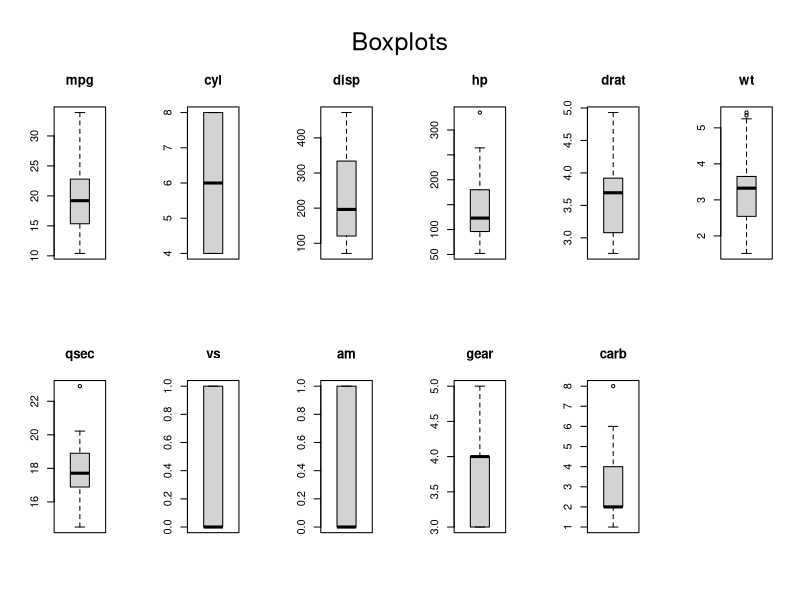
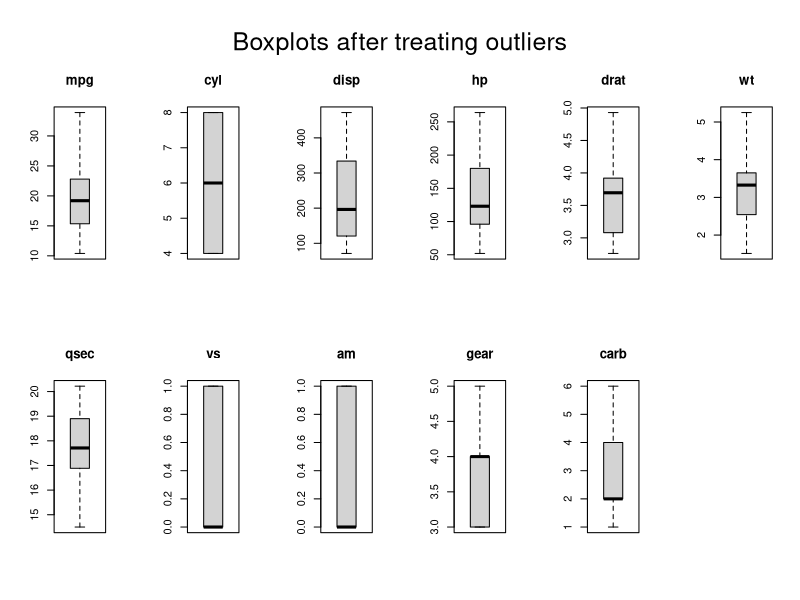
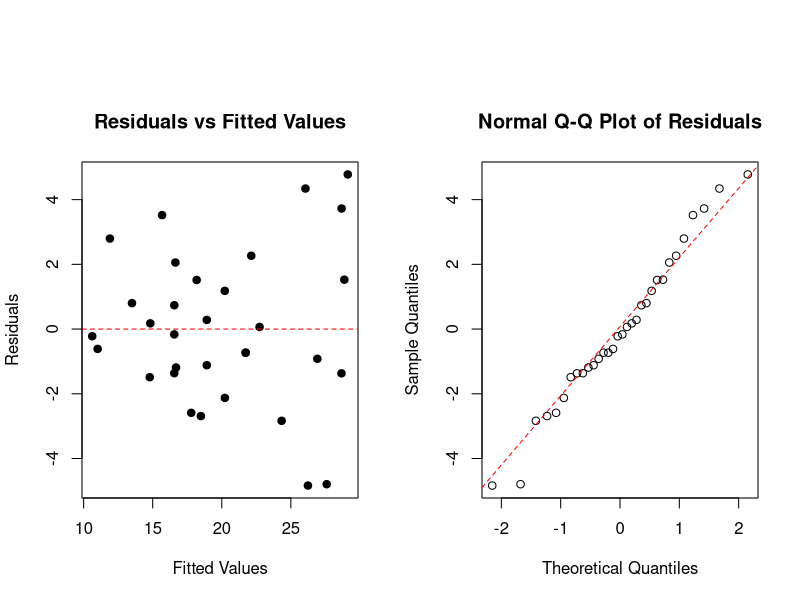

Recreate these plots in R, in order.
data(mtcars)
dim(mtcars)
# Function to draw boxplots
plot_boxplot = function(df){
  par(mfrow = c(2,6))
  for(i in 1:ncol(df)){
    boxplot(df[,i], main = colnames(df)[i])
  }
}
# Boxplots before treating outliers
par(oma = c(0,0,4,0), mfrow = c(2,6))
plot_boxplot(mtcars)
mtext("Boxplots", outer = TRUE, cex = 1.5)
# Treat outliers in selected variables
for(i in c("hp", "wt", "qsec", "carb")){
  out = boxplot.stats(mtcars[, i])$out
  index = which(mtcars[, i] %in% out)
  mtcars[index, i] = max(mtcars[-index, i])
}
# Boxplots after treating outliers
plot_boxplot(mtcars)
mtext("Boxplots after treating outliers", outer = TRUE, cex = 1.5)



# Fit multiple regression model
model = lm(mpg ~ ., data = mtcars)
summary(model)
# Correlation matrix
corr_mat = cor(mtcars)
print(corr_mat)


# Check multicollinearity
library(car)
vif(model)
# Remove variables with high VIF one by one
mtcars.new = mtcars
mtcars.new$wt = NULL
model1 = lm(mpg ~ ., data = mtcars.new)
vif(model1)
mtcars.new$cyl = NULL
model2 = lm(mpg ~ ., data = mtcars.new)
vif(model2)
mtcars.new$hp = NULL
model3 = lm(mpg ~ ., data = mtcars.new)
vif(model3)
# Final model summary
summary(model3)



# Parsimonious Model Selection
# Full model using variables after removing multicollinearity
full_model = lm(mpg ~ ., data = mtcars.new)
# Null model means model with intercept only
null_model = lm(mpg ~ 1, data = mtcars.new)
# 1. Forward Selection
forward_model = step( null_model, scope = list(lower = null_model, upper = full_model), direction = "forward")
summary(forward_model)
# 2. Backward Selection
backward_model = step( full_model, direction = "backward")
summary(backward_model)
# 3. Stepwise Selection
stepwise_model = step( null_model, scope = list(lower = null_model, upper = full_model), direction = "both")
summary(stepwise_model)

# Compare models using AIC
AIC(forward_model, backward_model, stepwise_model)
best_model = stepwise_model

# Get residuals and fitted values
res = residuals(best_model)
fit = fitted(best_model)
# 1. Linearity check: Residuals vs Fitted plot
par(mfrow=c(1,2))
plot(fit, res, main = "Residuals vs Fitted Values", xlab = "Fitted Values", ylab = "Residuals", pch = 19)
abline(h = 0, col = "red", lty = 2)
# 2. Normality of errors: Q-Q plot
qqnorm(res, main = "Normal Q-Q Plot of Residuals")
qqline(res, col = "red", lty = 2)
# 3. Shapiro-Wilk test for normality
shapiro.test(res)


# 4. Durbin-Watson test for autocorrelation
library(car)
durbinWatsonTest(best_model)
# 5. Breusch-Pagan test for heteroscedasticity
library(lmtest)
bptest(best_model)
